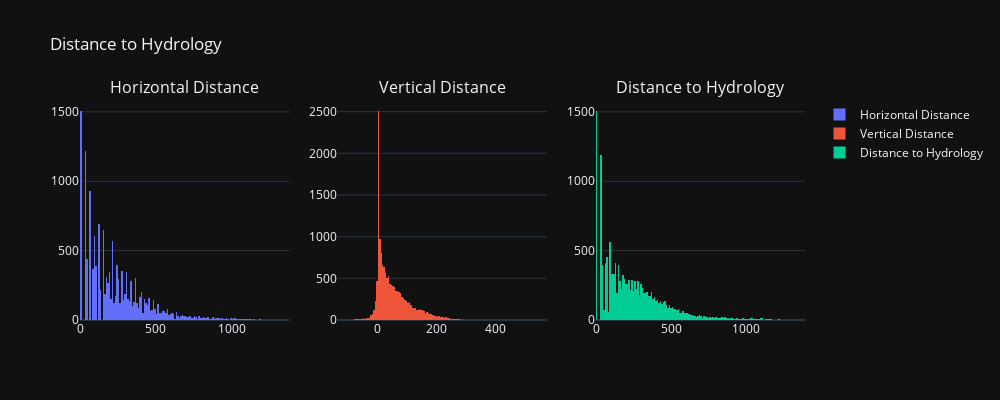

The notebook cell saved with this chart:
### Code cell
from plotly.subplots import make_subplots
import plotly.graph_objects as go

fig = make_subplots(rows=1, cols=3, subplot_titles=("Horizontal Distance", "Vertical Distance", "Distance to Hydrology"))


fig.add_trace(
    go.Histogram(x=hydrology['Horizontal_Distance_To_Hydrology'], name='Horizontal Distance'),
    row=1, col=1
)

fig.add_trace(
    go.Histogram(x=hydrology['Vertical_Distance_To_Hydrology'], name='Vertical Distance'),
    row=1, col=2
)

fig.add_trace(
    go.Histogram(x=hydrology['Distance_To_Hydrology'], name='Distance to Hydrology'),
    row=1, col=3
)


fig.update_layout(
    height=400,
    width=1000,
    title_text="Distance to Hydrology",
    template=plots_theme
    )

### Figure 1 — Plotly figure (JSON) as saved in the notebook; plotly's stock layout.template omitted (floating-point values rounded to 4 significant figures; data arrays with more than 128 entries replaced by an {"elided": "..."} marker saying what was removed)
{"data": [{"name": "Horizontal Distance", "type": "histogram", "x": {"elided": "15120 int values"}, "xaxis": "x", "yaxis": "y"}, {"name": "Vertical Distance", "type": "histogram", "x": {"elided": "15120 int values"}, "xaxis": "x2", "yaxis": "y2"}, {"name": "Distance to Hydrology", "type": "histogram", "x": {"elided": "15120 float values"}, "xaxis": "x3", "yaxis": "y3"}], "layout": {"annotations": [{"font": {"size": 16}, "showarrow": false, "text": "Horizontal Distance", "x": 0.1444, "xanchor": "center", "xref": "paper", "y": 1, "yanchor": "bottom", "yref": "paper"}, {"font": {"size": 16}, "showarrow": false, "text": "Vertical Distance", "x": 0.5, "xanchor": "center", "xref": "paper", "y": 1, "yanchor": "bottom", "yref": "paper"}, {"font": {"size": 16}, "showarrow": false, "text": "Distance to Hydrology", "x": 0.8556, "xanchor": "center", "xref": "paper", "y": 1, "yanchor": "bottom", "yref": "paper"}], "height": 400, "title": {"text": "Distance to Hydrology"}, "width": 1000, "xaxis": {"anchor": "y", "domain": [0, 0.2889]}, "xaxis2": {"anchor": "y2", "domain": [0.3556, 0.6444]}, "xaxis3": {"anchor": "y3", "domain": [0.7111, 1]}, "yaxis": {"anchor": "x", "domain": [0, 1]}, "yaxis2": {"anchor": "x2", "domain": [0, 1]}, "yaxis3": {"anchor": "x3", "domain": [0, 1]}}}
